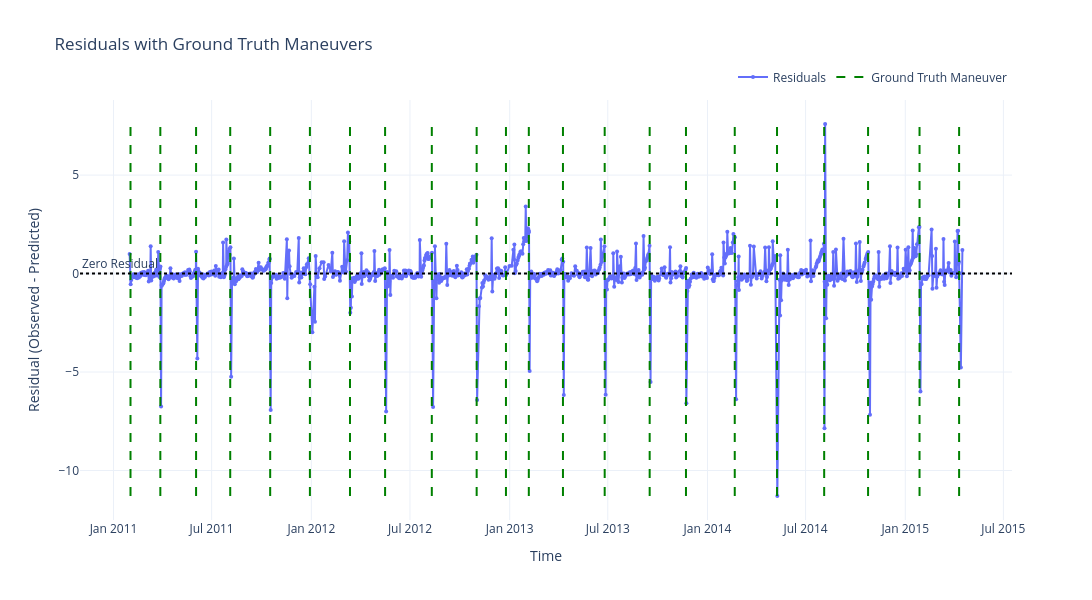

The notebook cell this image was saved under:
### Markdown cell above
### Plot Residuals with Ground Truth Maneuvers

### Code cell
# Load maneuver data
ground_truth_df = pd.read_csv(
    "/Users/kurinjiarivazhagan/Desktop/trimester 5/satellite_data/orbital_elements/cleaned maneuver file/cleaned_FENGYUN-2D.csv",
    parse_dates=["Start_Timestamp", "End_Timestamp"]
)

for col in ["Start_Timestamp", "End_Timestamp"]:
    if ground_truth_df[col].dt.tz is None:
        ground_truth_df[col] = ground_truth_df[col].dt.tz_localize("UTC")
    else:
        ground_truth_df[col] = ground_truth_df[col].dt.tz_convert("UTC")


# Filter to full range
test_start = df_result.index.min()
test_end = df_result.index.max()

ground_truth_df_test = ground_truth_df[
    (ground_truth_df["Start_Timestamp"] >= test_start) &
    (ground_truth_df["Start_Timestamp"] <= test_end)
]

# Get residual range
y_min = df_result["residuals"].min()
y_max = df_result["residuals"].max()

# Plot
fig = go.Figure()

fig.add_trace(go.Scatter(
    x=df_result.index,
    y=df_result["residuals"],
    mode='lines+markers',
    name='Residuals',
    marker=dict(size=4),
    hovertemplate='Date: %{x|%Y-%m-%d}<br>Residual: %{y:.4f}'
))

fig.add_hline(
    y=0,
    line_dash="dot",
    line_color="black",
    annotation_text="Zero Residual",
    annotation_position="top left"
)

# Ground truth maneuver lines
for _, row in ground_truth_df_test.iterrows():
    maneuver_date = row["Start_Timestamp"]
    hover_text = f"Maneuver Date: {maneuver_date.strftime('%Y-%m-%d')}"
    fig.add_trace(go.Scatter(
        x=[maneuver_date, maneuver_date],
        y=[y_min, y_max],
        mode='lines',
        line=dict(color='green', dash='dash'),
        name='Ground Truth Maneuver',
        hoverinfo='text',
        text=[hover_text, hover_text],
        showlegend=False
    ))

fig.add_trace(go.Scatter(
    x=[None],
    y=[None],
    mode='lines',
    line=dict(color='green', dash='dash'),
    name='Ground Truth Maneuver'
))

fig.update_layout(
    title='Residuals with Ground Truth Maneuvers',
    xaxis_title='Time',
    yaxis_title='Residual (Observed - Predicted)',
    template='plotly_white',
    width=1400,
    height=600,
    legend=dict(
        orientation="h",
        yanchor="bottom",
        y=1.02,
        xanchor="right",
        x=1
    )
)

fig.show()

### Figure 1 — Plotly figure (JSON) as saved in the notebook; plotly's stock layout.template omitted (floating-point values rounded to 4 significant figures; data arrays with more than 128 entries replaced by an {"elided": "..."} marker saying what was removed)
{"data": [{"hovertemplate": "Date: %{x|%Y-%m-%d}<br>Residual: %{y:.4f}", "marker": {"size": 4}, "mode": "lines+markers", "name": "Residuals", "type": "scatter", "x": {"elided": "1184 str values"}, "y": {"elided": "1184 float values"}}, {"hoverinfo": "text", "line": {"color": "green", "dash": "dash"}, "mode": "lines", "name": "Ground Truth Maneuver", "showlegend": false, "text": ["Maneuver Date: 2015-04-10", "Maneuver Date: 2015-04-10"], "type": "scatter", "x": ["2015-04-10T07:30:00+00:00", "2015-04-10T07:30:00+00:00"], "y": [-11.3, 7.595]}, {"hoverinfo": "text", "line": {"color": "green", "dash": "dash"}, "mode": "lines", "name": "Ground Truth Maneuver", "showlegend": false, "text": ["Maneuver Date: 2015-01-27", "Maneuver Date: 2015-01-27"], "type": "scatter", "x": ["2015-01-27T06:30:00+00:00", "2015-01-27T06:30:00+00:00"], "y": [-11.3, 7.595]}, {"hoverinfo": "text", "line": {"color": "green", "dash": "dash"}, "mode": "lines", "name": "Ground Truth Maneuver", "showlegend": false, "text": ["Maneuver Date: 2014-10-24", "Maneuver Date: 2014-10-24"], "type": "scatter", "x": ["2014-10-24T07:30:00+00:00", "2014-10-24T07:30:00+00:00"], "y": [-11.3, 7.595]}, {"hoverinfo": "text", "line": {"color": "green", "dash": "dash"}, "mode": "lines", "name": "Ground Truth Maneuver", "showlegend": false, "text": ["Maneuver Date: 2014-08-04", "Maneuver Date: 2014-08-04"], "type": "scatter", "x": ["2014-08-04T07:30:00+00:00", "2014-08-04T07:30:00+00:00"], "y": [-11.3, 7.595]}, {"hoverinfo": "text", "line": {"color": "green", "dash": "dash"}, "mode": "lines", "name": "Ground Truth Maneuver", "showlegend": false, "text": ["Maneuver Date: 2014-05-09", "Maneuver Date: 2014-05-09"], "type": "scatter", "x": ["2014-05-09T07:30:00+00:00", "2014-05-09T07:30:00+00:00"], "y": [-11.3, 7.595]}, {"hoverinfo": "text", "line": {"color": "green", "dash": "dash"}, "mode": "lines", "name": "Ground Truth Maneuver", "showlegend": false, "text": ["Maneuver Date: 2014-02-20", "Maneuver Date: 2014-02-20"], "type": "scatter", "x": ["2014-02-20T07:30:00+00:00", "2014-02-20T07:30:00+00:00"], "y": [-11.3, 7.595]}, {"hoverinfo": "text", "line": {"color": "green", "dash": "dash"}, "mode": "lines", "name": "Ground Truth Maneuver", "showlegend": false, "text": ["Maneuver Date: 2013-11-22", "Maneuver Date: 2013-11-22"], "type": "scatter", "x": ["2013-11-22T07:30:00+00:00", "2013-11-22T07:30:00+00:00"], "y": [-11.3, 7.595]}, {"hoverinfo": "text", "line": {"color": "green", "dash": "dash"}, "mode": "lines", "name": "Ground Truth Maneuver", "showlegend": false, "text": ["Maneuver Date: 2013-09-16", "Maneuver Date: 2013-09-16"], "type": "scatter", "x": ["2013-09-16T07:30:00+00:00", "2013-09-16T07:30:00+00:00"], "y": [-11.3, 7.595]}, {"hoverinfo": "text", "line": {"color": "green", "dash": "dash"}, "mode": "lines", "name": "Ground Truth Maneuver", "showlegend": false, "text": ["Maneuver Date: 2013-06-25", "Maneuver Date: 2013-06-25"], "type": "scatter", "x": ["2013-06-25T07:30:00+00:00", "2013-06-25T07:30:00+00:00"], "y": [-11.3, 7.595]}, {"hoverinfo": "text", "line": {"color": "green", "dash": "dash"}, "mode": "lines", "name": "Ground Truth Maneuver", "showlegend": false, "text": ["Maneuver Date: 2013-04-09", "Maneuver Date: 2013-04-09"], "type": "scatter", "x": ["2013-04-09T07:30:00+00:00", "2013-04-09T07:30:00+00:00"], "y": [-11.3, 7.595]}, {"hoverinfo": "text", "line": {"color": "green", "dash": "dash"}, "mode": "lines", "name": "Ground Truth Maneuver", "showlegend": false, "text": ["Maneuver Date: 2013-02-05", "Maneuver Date: 2013-02-05"], "type": "scatter", "x": ["2013-02-05T07:30:00+00:00", "2013-02-05T07:30:00+00:00"], "y": [-11.3, 7.595]}, {"hoverinfo": "text", "line": {"color": "green", "dash": "dash"}, "mode": "lines", "name": "Ground Truth Maneuver", "showlegend": false, "text": ["Maneuver Date: 2012-12-25", "Maneuver Date: 2012-12-25"], "type": "scatter", "x": ["2012-12-25T03:00:00+00:00", "2012-12-25T03:00:00+00:00"], "y": [-11.3, 7.595]}, {"hoverinfo": "text", "line": {"color": "green", "dash": "dash"}, "mode": "lines", "name": "Ground Truth Maneuver", "showlegend": false, "text": ["Maneuver Date: 2012-11-01", "Maneuver Date: 2012-11-01"], "type": "scatter", "x": ["2012-11-01T01:30:00+00:00", "2012-11-01T01:30:00+00:00"], "y": [-11.3, 7.595]}, {"hoverinfo": "text", "line": {"color": "green", "dash": "dash"}, "mode": "lines", "name": "Ground Truth Maneuver", "showlegend": false, "text": ["Maneuver Date: 2012-08-10", "Maneuver Date: 2012-08-10"], "type": "scatter", "x": ["2012-08-10T07:00:00+00:00", "2012-08-10T07:00:00+00:00"], "y": [-11.3, 7.595]}, {"hoverinfo": "text", "line": {"color": "green", "dash": "dash"}, "mode": "lines", "name": "Ground Truth Maneuver", "showlegend": false, "text": ["Maneuver Date: 2012-05-16", "Maneuver Date: 2012-05-16"], "type": "scatter", "x": ["2012-05-16T02:00:00+00:00", "2012-05-16T02:00:00+00:00"], "y": [-11.3, 7.595]}, {"hoverinfo": "text", "line": {"color": "green", "dash": "dash"}, "mode": "lines", "name": "Ground Truth Maneuver", "showlegend": false, "text": ["Maneuver Date: 2012-03-12", "Maneuver Date: 2012-03-12"], "type": "scatter", "x": ["2012-03-12T07:30:00+00:00", "2012-03-12T07:30:00+00:00"], "y": [-11.3, 7.595]}, {"hoverinfo": "text", "line": {"color": "green", "dash": "dash"}, "mode": "lines", "name": "Ground Truth Maneuver", "showlegend": false, "text": ["Maneuver Date: 2011-12-29", "Maneuver Date: 2011-12-29"], "type": "scatter", "x": ["2011-12-29T08:30:00+00:00", "2011-12-29T08:30:00+00:00"], "y": [-11.3, 7.595]}, {"hoverinfo": "text", "line": {"color": "green", "dash": "dash"}, "mode": "lines", "name": "Ground Truth Maneuver", "showlegend": false, "text": ["Maneuver Date: 2011-10-17", "Maneuver Date: 2011-10-17"], "type": "scatter", "x": ["2011-10-17T01:00:00+00:00", "2011-10-17T01:00:00+00:00"], "y": [-11.3, 7.595]}, {"hoverinfo": "text", "line": {"color": "green", "dash": "dash"}, "mode": "lines", "name": "Ground Truth Maneuver", "showlegend": false, "text": ["Maneuver Date: 2011-08-04", "Maneuver Date: 2011-08-04"], "type": "scatter", "x": ["2011-08-04T07:30:00+00:00", "2011-08-04T07:30:00+00:00"], "y": [-11.3, 7.595]}, {"hoverinfo": "text", "line": {"color": "green", "dash": "dash"}, "mode": "lines", "name": "Ground Truth Maneuver", "showlegend": false, "text": ["Maneuver Date: 2011-06-02", "Maneuver Date: 2011-06-02"], "type": "scatter", "x": ["2011-06-02T07:30:00+00:00", "2011-06-02T07:30:00+00:00"], "y": [-11.3, 7.595]}, {"hoverinfo": "text", "line": {"color": "green", "dash": "dash"}, "mode": "lines", "name": "Ground Truth Maneuver", "showlegend": false, "text": ["Maneuver Date: 2011-03-28", "Maneuver Date: 2011-03-28"], "type": "scatter", "x": ["2011-03-28T08:00:00+00:00", "2011-03-28T08:00:00+00:00"], "y": [-11.3, 7.595]}, {"hoverinfo": "text", "line": {"color": "green", "dash": "dash"}, "mode": "lines", "name": "Ground Truth Maneuver", "showlegend": false, "text": ["Maneuver Date: 2011-02-01", "Maneuver Date: 2011-02-01"], "type": "scatter", "x": ["2011-02-01T07:00:00+00:00", "2011-02-01T07:00:00+00:00"], "y": [-11.3, 7.595]}, {"line": {"color": "green", "dash": "dash"}, "mode": "lines", "name": "Ground Truth Maneuver", "type": "scatter", "x": [null], "y": [null]}], "layout": {"annotations": [{"showarrow": false, "text": "Zero Residual", "x": 0, "xanchor": "left", "xref": "x domain", "y": 0, "yanchor": "bottom", "yref": "y"}], "height": 600, "legend": {"orientation": "h", "x": 1, "xanchor": "right", "y": 1.02, "yanchor": "bottom"}, "shapes": [{"line": {"color": "black", "dash": "dot"}, "type": "line", "x0": 0, "x1": 1, "xref": "x domain", "y0": 0, "y1": 0, "yref": "y"}], "title": {"text": "Residuals with Ground Truth Maneuvers"}, "width": 1400, "xaxis": {"title": {"text": "Time"}}, "yaxis": {"title": {"text": "Residual (Observed - Predicted)"}}}}
